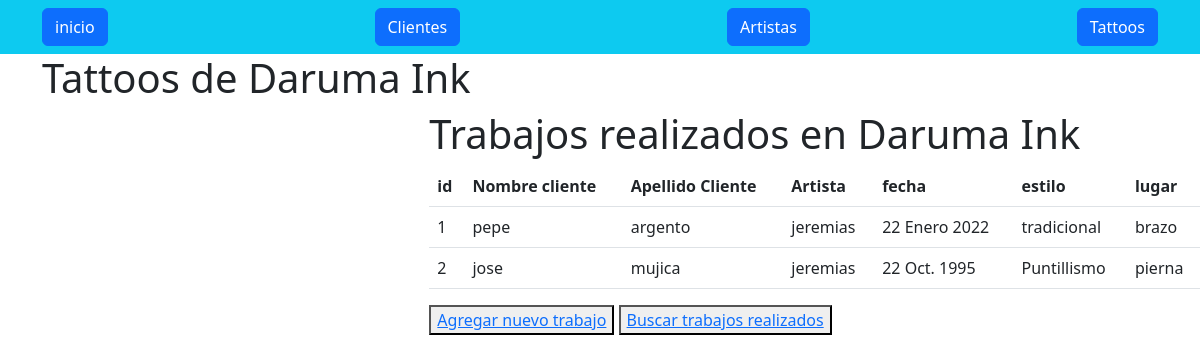
The app's page /TattooApp/historia with its own data.
### TattooApp/models.py (models this page shows, shortened)
class Tattoos(models.Model):
    id = models.IntegerField(primary_key=True)
    nombre_cliente = models.CharField(max_length=40)
    nombre_artista = models.CharField(max_length=40)
    apellido_cliente = models.CharField(max_length=40)
    fecha_tat = models.DateField()
    estilo_tat = models.CharField(max_length=200)
    lugar_tat = models.CharField(max_length=200)

### TattooApp/views.py (the view)
# urls.py: path('historia', historia),
def historia(request):
    tattoos = Tattoos.objects.all()
    return render(request, "TattooApp/historia.html", {"tattoos": tattoos})

### TattooApp/templates/TattooApp/historia.html
{% extends "./base.html" %}
{% block title %}
Tattoos de Daruma Ink
{% endblock %}
{% block body %}
<div class="row">
    <div class="col-sm-12 col-md-6 col-lg-4 col-xl-4">
    </div>
    <div class="col-sm-12 col-md-6 col-lg-8 col-xl-8">
        <h1>Trabajos realizados en Daruma Ink</h1>
        <div class="table-responsive">
        <table class="table table-stripped">
            <thead>
            <tr>
                <th>id</th>
                <th>Nombre cliente</th>
                <th>Apellido Cliente</th>
                <th>Artista</th>
                <th>fecha</th>
                <th>estilo</th>
                <th>lugar</th>
            </tr>
            </thead>
            <tbody>
            {% for tattoos in tattoos %}
            <tr>
                <td>{{tattoos.id}}</td>
                <td>{{tattoos.nombre_cliente}}</td>
                <td>{{tattoos.apellido_cliente}}</td>
                <td>{{tattoos.nombre_artista}}</td>
                <td>{{tattoos.fecha_tat}}</td>
                <td>{{tattoos.estilo_tat}}</td>
                <td>{{tattoos.lugar_tat}}</td>
            </tr>
            {% endfor %}
            </tbody>
        </table>
        </div>
        <button>
            <a href="form_tattoo">Agregar nuevo trabajo</a>
        </button>
        <button>
            <a href="buscar_tattoo">Buscar trabajos realizados</a>
        </button>
    </div>
{% endblock %}

### records on screen
Tattoos: id "1", nombre_cliente "pepe", apellido_cliente "argento", nombre_artista "jeremias", fecha_tat "22 Enero 2022", estilo_tat "tradicional", lugar_tat "brazo"
Tattoos: id "2", nombre_cliente "jose", apellido_cliente "mujica", nombre_artista "jeremias", fecha_tat "22 Oct. 1995", estilo_tat "Puntillismo", lugar_tat "pierna"
